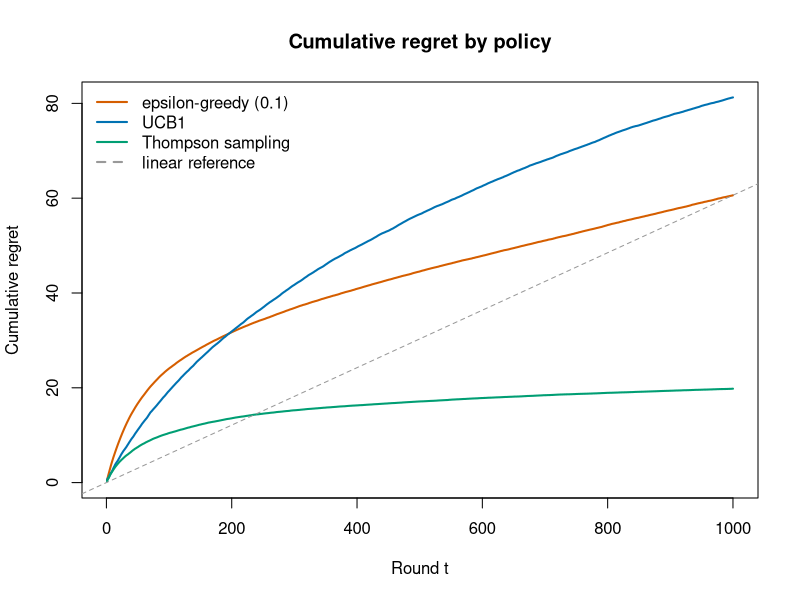

Generate this figure with R:
## ---- chunk 1
set.seed(2025)

# True success probabilities for k = 5 Bernoulli arms.
# Arm 4 (index 4) is the best at 0.75.
true_p <- c(0.20, 0.45, 0.55, 0.75, 0.30)
k      <- length(true_p)
q_star <- max(true_p)          # value of the best arm
horizon <- 1000                # rounds per run
n_runs  <- 200                 # independent replications to average over

# Pull arm a: return a Bernoulli(true_p[a]) reward.
pull <- function(a) rbinom(1, size = 1, prob = true_p[a])
## ---- chunk 2
# --- Epsilon-greedy ---------------------------------------------------------
run_epsilon_greedy <- function(epsilon = 0.1) {
  Q <- rep(0, k)            # value estimates
  N <- rep(0, k)            # pull counts
  regret_step <- numeric(horizon)
  for (t in seq_len(horizon)) {
    if (runif(1) < epsilon) {
      a <- sample.int(k, 1)                 # explore
    } else {
      a <- which.max(Q)                     # exploit (ties: first max)
    }
    r <- pull(a)
    N[a] <- N[a] + 1
    Q[a] <- Q[a] + (r - Q[a]) / N[a]        # incremental sample mean
    regret_step[t] <- q_star - true_p[a]
  }
  regret_step
}

# --- UCB1 -------------------------------------------------------------------
run_ucb1 <- function(c = sqrt(2)) {
  Q <- rep(0, k)
  N <- rep(0, k)
  regret_step <- numeric(horizon)
  for (t in seq_len(horizon)) {
    if (any(N == 0)) {
      a <- which(N == 0)[1]                 # pull each arm once first
    } else {
      ucb <- Q + c * sqrt(log(t) / N)
      a <- which.max(ucb)
    }
    r <- pull(a)
    N[a] <- N[a] + 1
    Q[a] <- Q[a] + (r - Q[a]) / N[a]
    regret_step[t] <- q_star - true_p[a]
  }
  regret_step
}

# --- Thompson sampling (Beta-Bernoulli) -------------------------------------
run_thompson <- function() {
  alpha <- rep(1, k)        # Beta(1,1) uniform prior per arm
  beta_ <- rep(1, k)
  regret_step <- numeric(horizon)
  for (t in seq_len(horizon)) {
    theta <- rbeta(k, alpha, beta_)         # one posterior draw per arm
    a <- which.max(theta)
    r <- pull(a)
    alpha[a] <- alpha[a] + r
    beta_[a] <- beta_[a] + (1 - r)
    regret_step[t] <- q_star - true_p[a]
  }
  regret_step
}
## ---- chunk 3
# Average the cumulative regret curve of a policy over n_runs runs.
average_cumulative_regret <- function(policy) {
  acc <- numeric(horizon)
  for (i in seq_len(n_runs)) {
    acc <- acc + cumsum(policy())
  }
  acc / n_runs
}

set.seed(2025)
reg_eps  <- average_cumulative_regret(function() run_epsilon_greedy(0.1))
reg_ucb  <- average_cumulative_regret(function() run_ucb1(sqrt(2)))
reg_ts   <- average_cumulative_regret(run_thompson)
## ---- chunk 4
tt <- seq_len(horizon)
ymax <- max(reg_eps, reg_ucb, reg_ts)

plot(tt, reg_eps, type = "l", lwd = 2, col = "#D55E00",
     xlab = "Round t", ylab = "Cumulative regret",
     main = "Cumulative regret by policy",
     ylim = c(0, ymax))
lines(tt, reg_ucb, lwd = 2, col = "#0072B2")
lines(tt, reg_ts,  lwd = 2, col = "#009E73")

# Linear-regret reference line through the epsilon-greedy endpoint.
abline(a = 0, b = reg_eps[horizon] / horizon, lty = 2, col = "grey60")

legend("topleft", bty = "n", lwd = 2,
       col = c("#D55E00", "#0072B2", "#009E73", "grey60"),
       lty = c(1, 1, 1, 2),
       legend = c("epsilon-greedy (0.1)", "UCB1", "Thompson sampling",
                  "linear reference"))
## ---- chunk 5
# Re-run once per policy tracking which arm was best to compute "% optimal".
optimal_arm <- which.max(true_p)

summarize_policy <- function(policy_step_and_arm) {
  opt_hits <- numeric(n_runs)
  total_reward <- numeric(n_runs)
  final_regret <- numeric(n_runs)
  for (i in seq_len(n_runs)) {
    out <- policy_step_and_arm()
    opt_hits[i]     <- mean(out$arms == optimal_arm)
    total_reward[i] <- sum(out$reward)
    final_regret[i] <- sum(out$regret)
  }
  c(final_regret = mean(final_regret),
    reward_per_round = mean(total_reward) / horizon,
    pct_optimal = 100 * mean(opt_hits))
}

# Variants that also record the chosen arm and reward each step.
eg_track <- function(epsilon = 0.1) {
  Q <- rep(0, k); N <- rep(0, k)
  arms <- integer(horizon); reward <- numeric(horizon); regret <- numeric(horizon)
  for (t in seq_len(horizon)) {
    a <- if (runif(1) < epsilon) sample.int(k, 1) else which.max(Q)
    r <- pull(a); N[a] <- N[a] + 1; Q[a] <- Q[a] + (r - Q[a]) / N[a]
    arms[t] <- a; reward[t] <- r; regret[t] <- q_star - true_p[a]
  }
  list(arms = arms, reward = reward, regret = regret)
}
ucb_track <- function(c = sqrt(2)) {
  Q <- rep(0, k); N <- rep(0, k)
  arms <- integer(horizon); reward <- numeric(horizon); regret <- numeric(horizon)
  for (t in seq_len(horizon)) {
    a <- if (any(N == 0)) which(N == 0)[1] else which.max(Q + c * sqrt(log(t) / N))
    r <- pull(a); N[a] <- N[a] + 1; Q[a] <- Q[a] + (r - Q[a]) / N[a]
    arms[t] <- a; reward[t] <- r; regret[t] <- q_star - true_p[a]
  }
  list(arms = arms, reward = reward, regret = regret)
}
ts_track <- function() {
  alpha <- rep(1, k); beta_ <- rep(1, k)
  arms <- integer(horizon); reward <- numeric(horizon); regret <- numeric(horizon)
  for (t in seq_len(horizon)) {
    a <- which.max(rbeta(k, alpha, beta_))
    r <- pull(a); alpha[a] <- alpha[a] + r; beta_[a] <- beta_[a] + (1 - r)
    arms[t] <- a; reward[t] <- r; regret[t] <- q_star - true_p[a]
  }
  list(arms = arms, reward = reward, regret = regret)
}

set.seed(7)
summary_tab <- rbind(
  `epsilon-greedy (0.1)` = summarize_policy(function() eg_track(0.1)),
  `UCB1`                 = summarize_policy(function() ucb_track(sqrt(2))),
  `Thompson sampling`    = summarize_policy(ts_track)
)
summary_df <- data.frame(
  Policy             = rownames(summary_tab),
  `Final regret`     = round(summary_tab[, "final_regret"], 1),
  `Reward / round`   = round(summary_tab[, "reward_per_round"], 3),
  `% optimal pulls`  = round(summary_tab[, "pct_optimal"], 1),
  check.names = FALSE, row.names = NULL
)

knitr::kable(
  summary_df,
  caption = "Performance over 200 runs (horizon 1000). Lower final regret is better; reward per round and the share of rounds that played the best arm (true best value 0.75) are higher-is-better. Thompson sampling leads on all three measures. UCB still pays a visible exploration cost at this short horizon, the price of the log t bonus that buys it the lower asymptotic regret rate."
)
